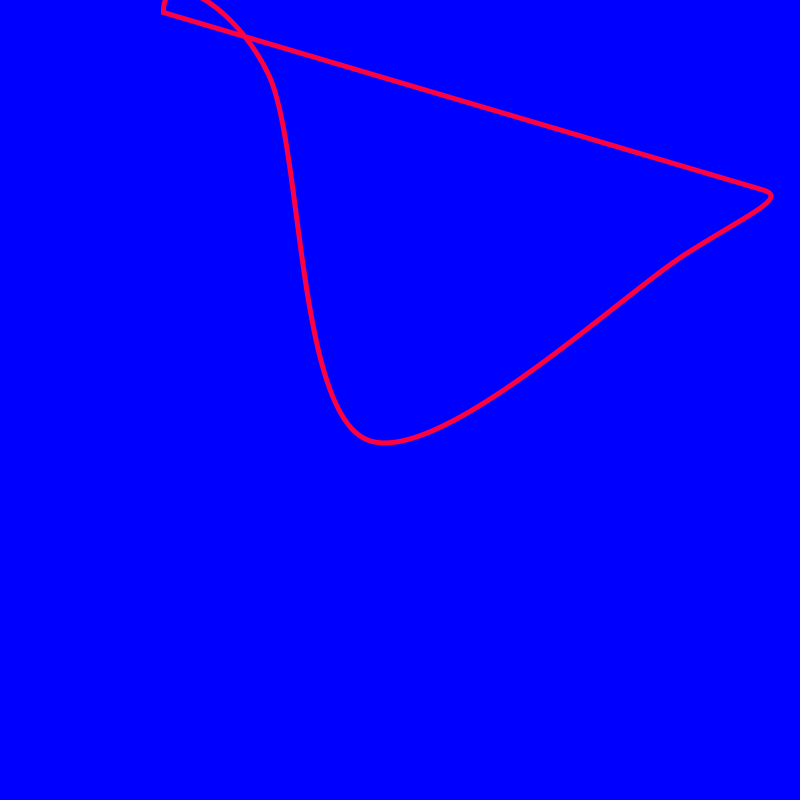
Frame 1 (no input)
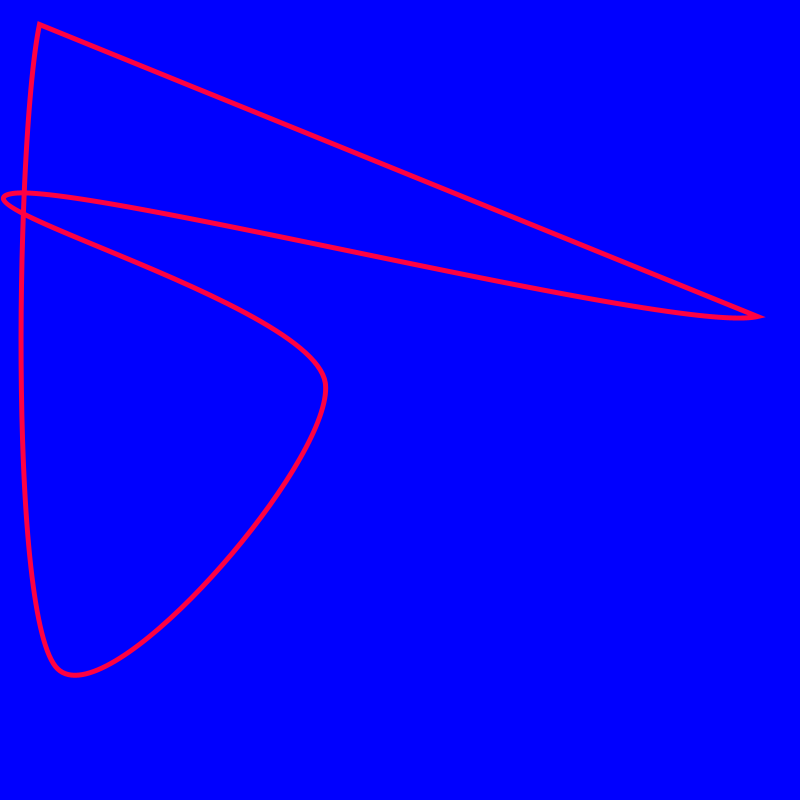
Frame 2 (the mouse pressed at the canvas centre, redrawn once)

The Processing sketch that drew these frames (run headless with seeded random() and noise(); the mouse was pressed at the canvas centre and the sketch redrawn once):

// Processing sketch: P022DG_06_RandomShape_03
// ── P022DG_06_RandomShape_03.pde
void setup() {
  size(800, 800);
  background(0, 0, 255);
  smooth();
}

void draw() {
  background(0, 0, 255);
  noFill();
  stroke(255, 0, 65);
  strokeWeight(5);
  beginShape();
  curveVertex(random(width),random(height));
  curveVertex(random(width),random(height));
  curveVertex(random(width),random(height));
  curveVertex(random(width),random(height));
  curveVertex(random(width),random(height));
  curveVertex(random(width),random(height));
  curveVertex(random(width),random(height));
  endShape(CLOSE);
  
  noLoop();
}
